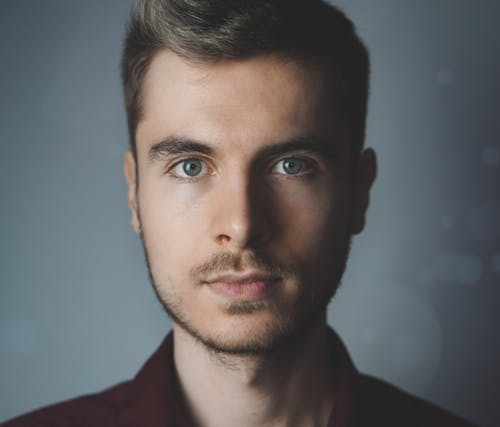
#> input picture image/face.jpeg, 500 x 427 px
$ python Question11.py
#> lines starting #> are read from the running program, lines starting #| are printed output that depends on the picture
import cv2
img1 = cv2.imread("../image/face.jpeg")
#> img1 is the input picture: shape (427, 500, 3); mean B, G, R 99.6, 98.5, 99
img2 = cv2.imread("../image/face.jpeg")
#créer un detecteur : ORB
orb = cv2.ORB_create()
#Détecter les points clés el le d+escripteur
kp1, desc1 = orb.detectAndCompute(img1,None)
#> kp1 = 495 keypoints; strongest (x, y, size): (283, 165, 31), (283, 164, 37.2), (181, 164, 37.2), (287, 164, 37.2)
kp2,desc2= orb.detectAndCompute(img2,None)
#> kp2 has the same summary as kp1
#BFMatcher : fait le matching de deux images, en se basant sur les descripteurs
bf = cv2.BFMatcher()
#Faire le matching : la correspondance
matches = bf.match(desc1,desc2)
#> matches = 495 matches
#Trier pas distances croissantes
matches=sorted(matches,key=lambda x:x.distance)
img_matche= cv2.drawMatches(img1,kp1,img2,kp2,matches[:20],None)
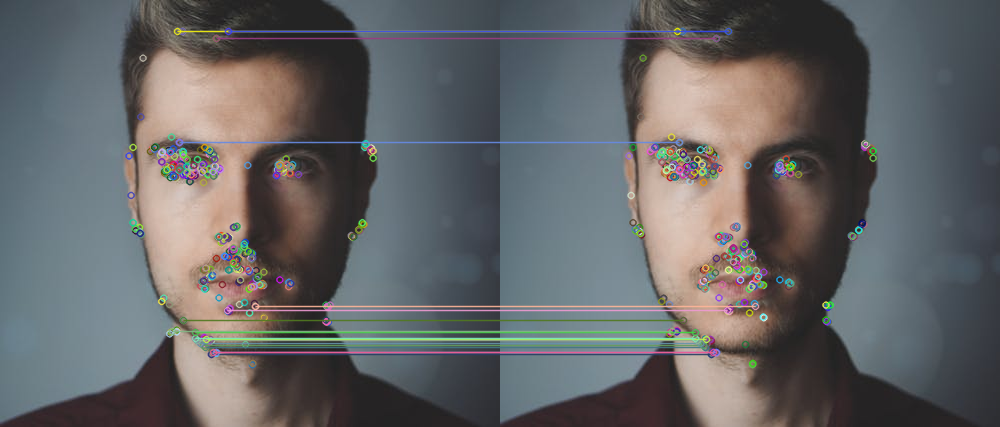
#> img_matche: shape (427, 1000, 3); mean B, G, R 101.3, 100.3, 99.9
cv2.imshow("image 1",img1)
cv2.imshow("image 2",img2)
cv2.imshow("image 3",img_matche)
cv2.waitKey(0)
cv2.destroyAllWindows()
print(matches)
#> (printed output is left out)

$ run again, with image/messi2.jpg copied over image/face.jpeg
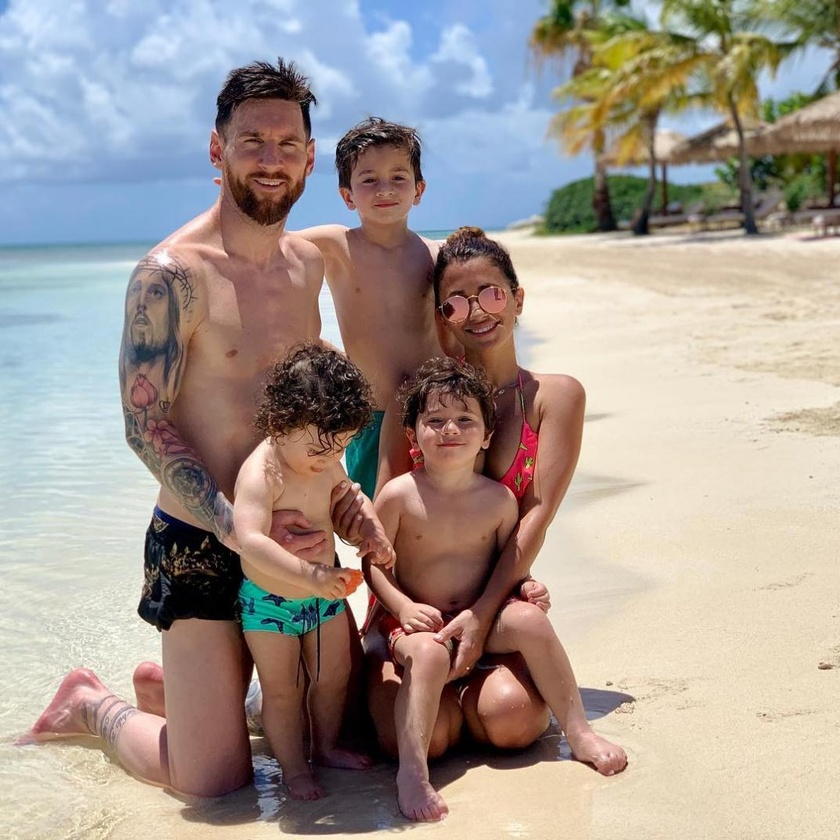
#> input picture image/messi2.jpg, 840 x 840 px, shrunk from 1072 x 1072 before the run
#> img1 is the input picture: shape (840, 840, 3); mean B, G, R 146.6, 153.9, 165.1
#> kp1 = 500 keypoints; strongest (x, y, size): (359, 628, 37.2), (359, 626, 44.6), (358, 628, 31), (359, 624, 64.3)
#> kp2 has the same summary as kp1
#> matches = 500 matches
#> `img_matche= cv2.drawMatches(img1,kp1,img2,kp2,matches[:20],None)`:
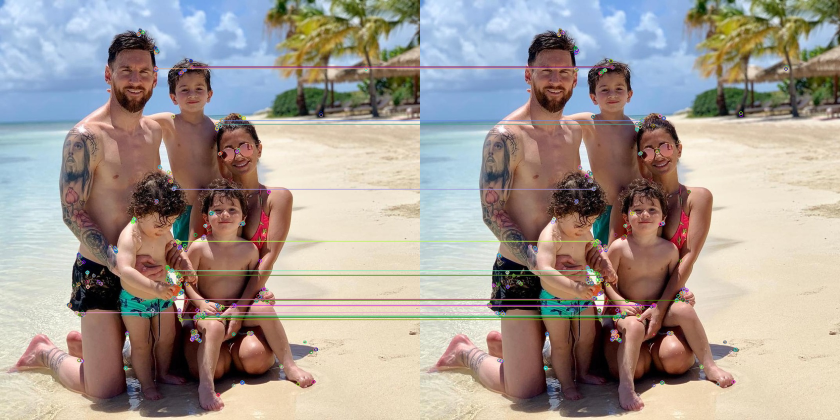
#> img_matche: shape (840, 1680, 3) (shown at 1/2 size); mean B, G, R 146.6, 153.9, 164.6
#> (printed output is left out)
